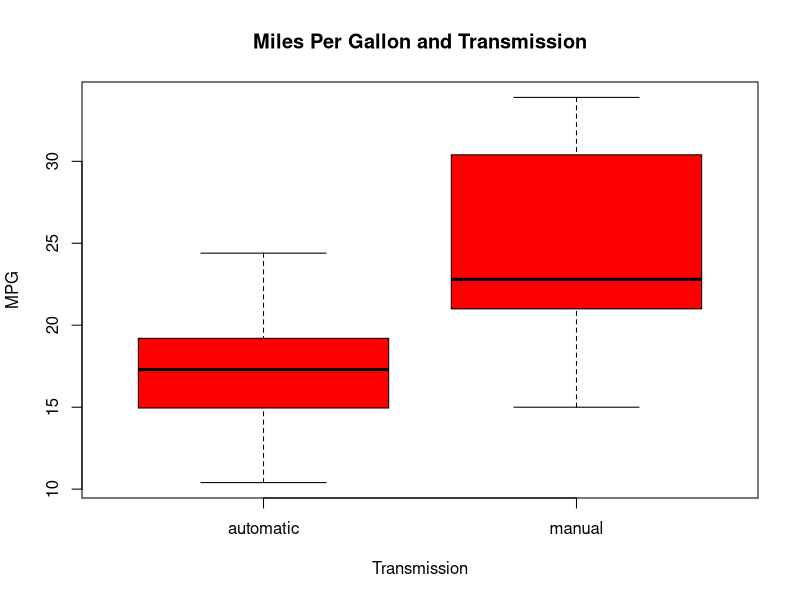
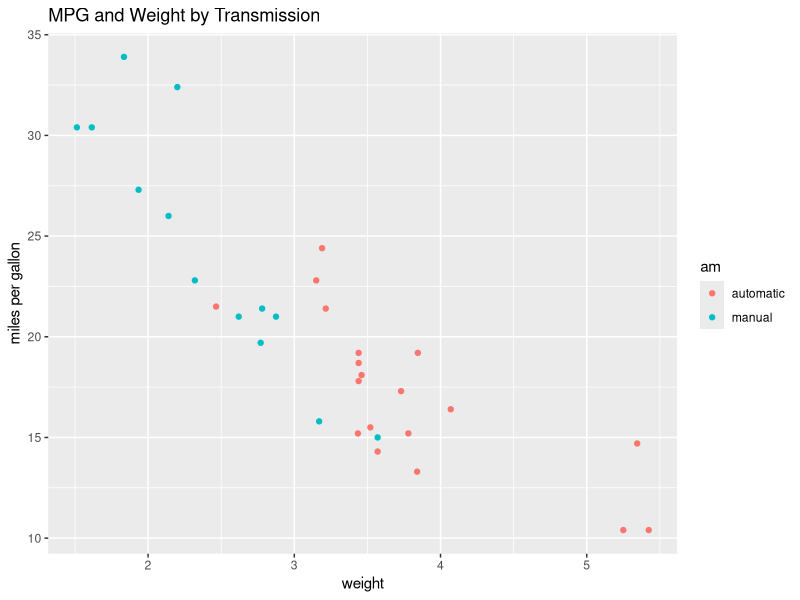
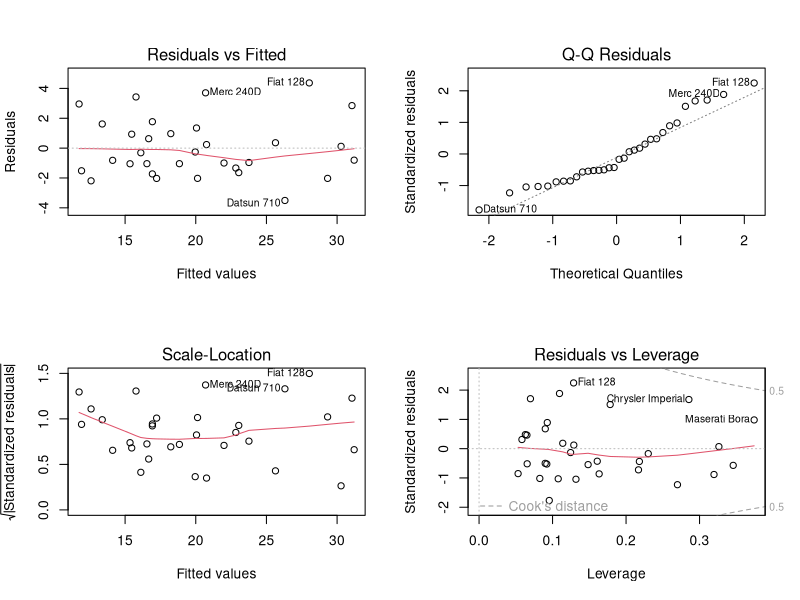

Reproduce these figures in R, in order.
## ---- chunk 1
library(ggplot2)
data(mtcars)
summary(mtcars)
mtcars$am <- factor(mtcars$am, labels = c("automatic", "manual"))
## ---- chunk 2
#boxplot
boxplot(mpg ~ am, data = mtcars, col = "red", xlab="Transmission", ylab="MPG", main="Miles Per Gallon and Transmission")
#analytics
difference <- t.test(mpg ~ am, data = mtcars)
difference$p.value
difference$estimate
## ---- chunk 3
#initial model
fullLm <- lm(mpg ~ ., data=mtcars)
summary(fullLm)
#better model
stepLm <- step(fullLm, direction = "backward")
summary(stepLm)
## ---- chunk 4
#Visual Interaction
ggplot(mtcars, aes(x=wt, y=mpg, group=am, color=am)) + geom_point() + #scale_colour_discrete(labels=c("Automatic", "Manual")) + 
xlab("weight") + ylab("miles per gallon") + ggtitle("MPG and Weight by Transmission")
## ---- chunk 5
#Final model
finalLm<-lm(mpg ~ wt + qsec + am + wt:am, data=mtcars)
summary(finalLm)
#Evaluation model
anova(fullLm, stepLm, finalLm) 
summary(finalLm)$coef
## ---- chunk 6
#Residual plots
par(mfrow = c(2, 2))
plot(finalLm)
